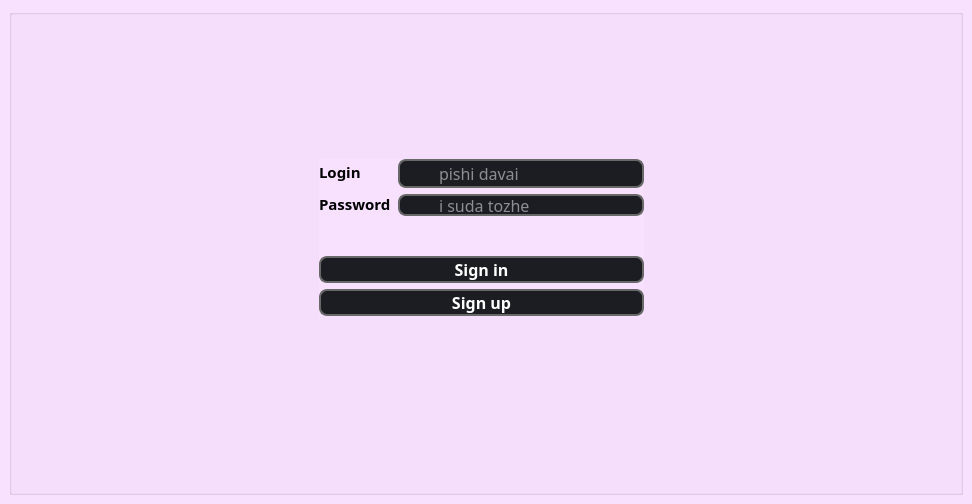
<?xml version="1.0" encoding="UTF-8"?>
<ui version="4.0">
 <class>loginwindow</class>
 <widget class="QMainWindow" name="loginwindow">
  <property name="geometry">
   <rect>
    <x>0</x>
    <y>0</y>
    <width>972</width>
    <height>504</height>
   </rect>
  </property>
  <property name="windowTitle">
   <string>loginwindow</string>
  </property>
  <property name="styleSheet">
   <string notr="true">background-color: rgb(248, 224, 255);</string>
  </property>
  <widget class="QWidget" name="centralwidget">
   <layout class="QVBoxLayout" name="verticalLayout_4">
    <item>
     <widget class="QGroupBox" name="groupBox">
      <property name="title">
       <string/>
      </property>
      <widget class="QWidget" name="layoutWidget">
       <property name="geometry">
        <rect>
         <x>310</x>
         <y>150</y>
         <width>325</width>
         <height>157</height>
        </rect>
       </property>
       <layout class="QVBoxLayout" name="verticalLayout_3">
        <item>
         <layout class="QHBoxLayout" name="horizontalLayout">
          <item>
           <layout class="QVBoxLayout" name="verticalLayout_2">
            <item>
             <widget class="QLabel" name="login_label">
              <property name="font">
               <font>
                <family>Montserrat SemiBold</family>
                <pointsize>11</pointsize>
                <italic>false</italic>
                <bold>true</bold>
                <kerning>true</kerning>
               </font>
              </property>
              <property name="styleSheet">
               <string notr="true">QLabel {
	font: 600 11pt &quot;Montserrat SemiBold&quot;;
}</string>
              </property>
              <property name="text">
               <string>Login        </string>
              </property>
             </widget>
            </item>
            <item>
             <widget class="QLabel" name="pass_label">
              <property name="font">
               <font>
                <family>Montserrat SemiBold</family>
                <pointsize>11</pointsize>
                <italic>false</italic>
                <bold>true</bold>
               </font>
              </property>
              <property name="styleSheet">
               <string notr="true">QLabel {
	font: 600 11pt &quot;Montserrat SemiBold&quot;;
}</string>
              </property>
              <property name="text">
               <string>Password</string>
              </property>
             </widget>
            </item>
           </layout>
          </item>
          <item>
           <layout class="QVBoxLayout" name="verticalLayout">
            <item>
             <widget class="QLineEdit" name="login">
              <property name="font">
               <font>
                <family>Montserrat</family>
                <pointsize>12</pointsize>
               </font>
              </property>
              <property name="styleSheet">
               <string notr="true">QLineEdit {
	border: 2px solid rgb(104, 104, 104);
	border-radius: 8px;
	padding-left: auto;
    padding-right: auto;
	color: rgb(255, 255, 255);
	background-color: rgb(27, 29, 35);
}
QLineEdit:hover {
	border: 2px solid rgb(48, 50, 62);
}
QLineEdit:focus {
	border: 2px solid rgb(85, 170, 255);
	background-color: rgb(43, 45, 56);
}

</string>
              </property>
              <property name="echoMode">
               <enum>QLineEdit::Normal</enum>
              </property>
              <property name="placeholderText">
               <string>pishi davai</string>
              </property>
             </widget>
            </item>
            <item>
             <widget class="QLineEdit" name="pass">
              <property name="maximumSize">
               <size>
                <width>16777215</width>
                <height>22</height>
               </size>
              </property>
              <property name="font">
               <font>
                <family>Montserrat</family>
                <pointsize>12</pointsize>
               </font>
              </property>
              <property name="styleSheet">
               <string notr="true">QLineEdit {
	border: 2px solid rgb(104, 104, 104);
	border-radius: 8px;
	padding-left: auto;
    padding-right: auto;
	color: rgb(255, 255, 255);
	background-color: rgb(27, 29, 35);
}
QLineEdit:hover {
	border: 2px solid rgb(48, 50, 62);
}
QLineEdit:focus {
	border: 2px solid rgb(85, 170, 255);
	background-color: rgb(43, 45, 56);
}

</string>
              </property>
              <property name="echoMode">
               <enum>QLineEdit::Password</enum>
              </property>
              <property name="placeholderText">
               <string>i suda tozhe</string>
              </property>
             </widget>
            </item>
           </layout>
          </item>
         </layout>
        </item>
        <item>
         <spacer name="verticalSpacer_3">
          <property name="orientation">
           <enum>Qt::Vertical</enum>
          </property>
          <property name="sizeHint" stdset="0">
           <size>
            <width>320</width>
            <height>13</height>
           </size>
          </property>
         </spacer>
        </item>
        <item>
         <widget class="QPushButton" name="signin_button">
          <property name="enabled">
           <bool>true</bool>
          </property>
          <property name="font">
           <font>
            <family>Montserrat SemiBold</family>
            <pointsize>12</pointsize>
            <italic>false</italic>
            <bold>true</bold>
           </font>
          </property>
          <property name="autoFillBackground">
           <bool>false</bool>
          </property>
          <property name="styleSheet">
           <string notr="true">QPushButton {
	border: 2px solid rgb(104, 104, 104);
	border-radius: 8px;
	padding-left: auto;
    padding-right: auto;
	color: rgb(255, 255, 255);
	background-color: rgb(27, 29, 35);
	font: 600 12pt &quot;Montserrat SemiBold&quot;;
}
QPushButton:hover {
	border: 2px solid rgb(85, 170, 255);
	background-color: rgb(43, 45, 56);
}
QPushButton:focus {
	border: 2px solid rgb(48, 50, 62);
}
</string>
          </property>
          <property name="text">
           <string>Sign in</string>
          </property>
          <property name="checkable">
           <bool>false</bool>
          </property>
         </widget>
        </item>
        <item>
         <widget class="QPushButton" name="signup_button">
          <property name="font">
           <font>
            <family>Montserrat SemiBold</family>
            <pointsize>12</pointsize>
            <italic>false</italic>
            <bold>true</bold>
           </font>
          </property>
          <property name="styleSheet">
           <string notr="true">QPushButton {
	border: 2px solid rgb(104, 104, 104);
	border-radius: 8px;
	padding-left: auto;
    padding-right: auto;
	color: rgb(255, 255, 255);
	background-color: rgb(27, 29, 35);
	font: 600 12pt &quot;Montserrat SemiBold&quot;;
}
QPushButton:hover {
	border: 2px solid rgb(85, 170, 255);
	background-color: rgb(43, 45, 56);
}
QPushButton:focus {
	border: 2px solid rgb(48, 50, 62);
}
</string>
          </property>
          <property name="text">
           <string>Sign up</string>
          </property>
         </widget>
        </item>
       </layout>
      </widget>
     </widget>
    </item>
   </layout>
  </widget>
 </widget>
 <resources/>
 <connections/>
</ui>
